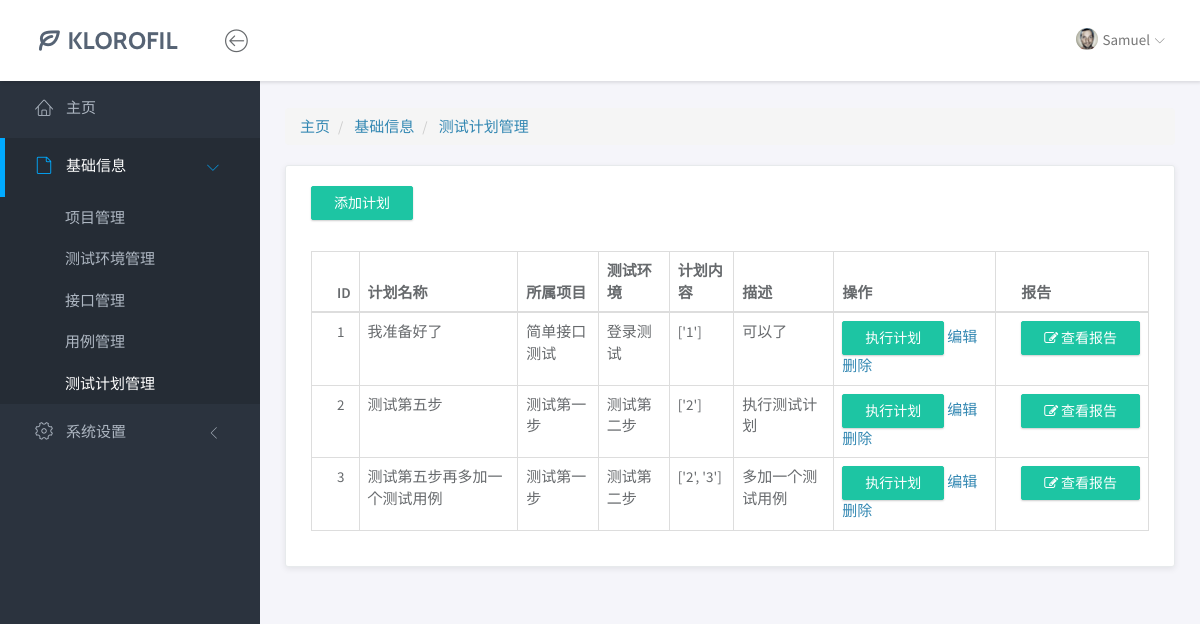
/base/plan/, run on an earlier commit of the app's database.
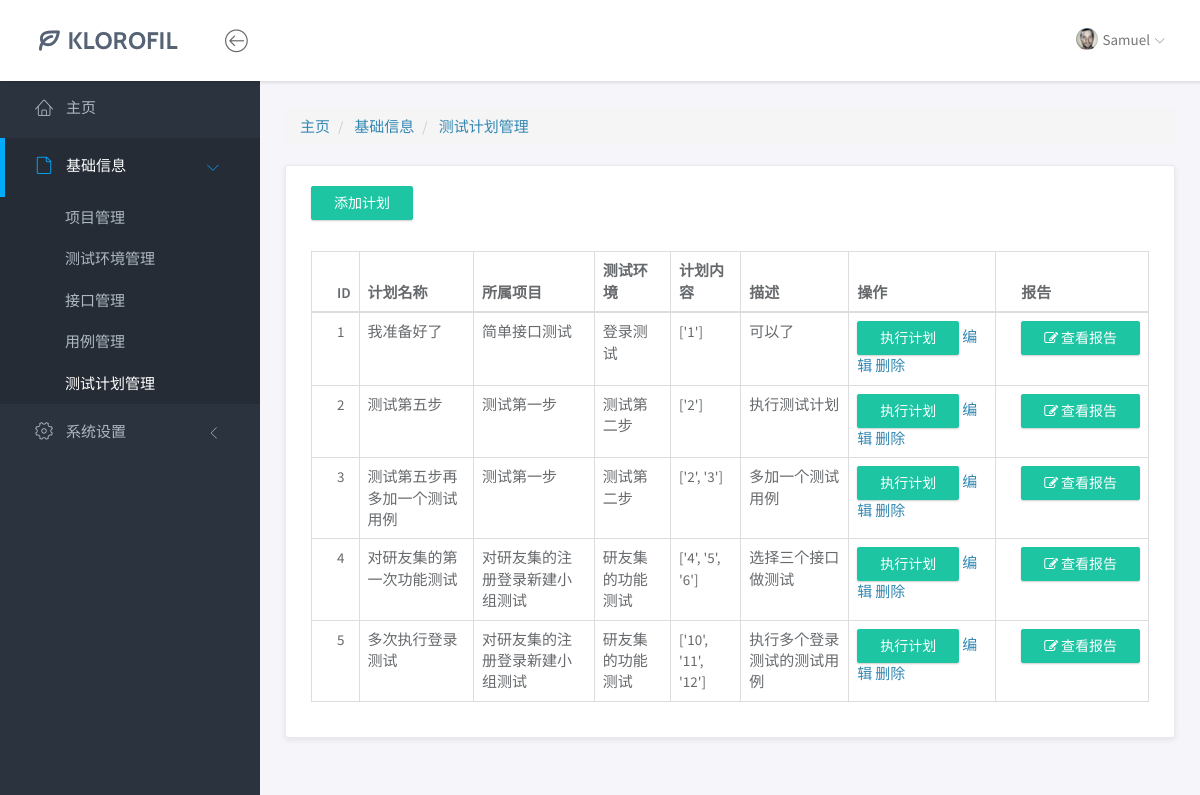
And on a later commit of the database.
### base/models.py (models this page shows, shortened)
class Plan(models.Model):
    plan_id = models.AutoField(primary_key=True, null=False)  # 计划ID
    plan_name = models.CharField(max_length=50)               # 计划名称
    project = models.ForeignKey('Project', on_delete=models.CASCADE)  # 所属项目（外键）
    environment = models.ForeignKey('Environment', on_delete=models.CASCADE)  # 执行环境（外键）
    description = models.CharField(max_length=200)           # 计划描述
    content = models.TextField()                             # 计划执行内容（JSON格式）

class Project(models.Model):
    prj_id = models.AutoField(primary_key=True, null=False)   # 项目ID
    prj_name = models.CharField(max_length=50)                # 项目名称
    sign = models.ForeignKey('Sign', on_delete=models.CASCADE)  # 关联的签名信息（外键）
    description = models.CharField(max_length=100)           # 项目描述
    def __str__(self):
        return self.prj_name

class Environment(models.Model):
    env_id = models.AutoField(primary_key=True, null=False)   # 环境ID
    env_name = models.CharField(max_length=50)                # 环境名称（如测试/生产）
    project = models.ForeignKey('Project', on_delete=models.CASCADE)  # 所属项目（外键）
    description = models.CharField(max_length=100)           # 环境描述
    url = models.CharField(max_length=100)                   # 环境基础URL
    private_key = models.CharField(max_length=50)            # 环境私有密钥
    def __str__(self):
        return self.env_name

### base/views/plan_views.py (the view)
# urls.py: path('plan/', plan_index),
def plan_index(request):
    plan_list = Plan.objects.all()
    return render(request, "base/plan/index.html", {"plan_list": plan_list})

### templates/base/plan/index.html (shortened to what this page needs)
{% extends "../../base.html" %}
{% block crumbs %}
<div class="row">
    <div class="col-md-12">
        <ol class="breadcrumb">
            <li>
                <a href="/yqjr/index">主页</a>
            </li>
            <li class="active">
                <a class="this">基础信息</a>
            </li>
            <li class="active">
                <a class="this-page">测试计划管理</a>
            </li>
        </ol>
    </div>
</div>
{% endblock %}
{% block body %}
<div class="row">
    <div class="col-md-12">
        <div class="panel">
            <div class="panel-heading">
                <a href="/base/plan_add/" class="btn btn-primary">添加计划</a>
            </div>
            <div class="panel-body">
                <table class="table table-bordered">
                    <thead>
                    <tr>
                        <th>ID</th>
                        <th>计划名称</th>
                        <th>所属项目</th>
                        <th>测试环境</th>
                        <th>计划内容</th>
                        <th>描述</th>
                        <th>操作</th>
                        <th>报告</th>
                    </tr>
                    </thead>
                    <tbody>
                    {% for plan in plan_list %}
                    <tr>
                        <td>{{ plan.plan_id }}</td>
                        <td>{{ plan.plan_name }}</td>
                        <td>{{ plan.project }}</td>
                        <td>{{ plan.environment }}</td>
                        <td>{{ plan.content }}</td>
                        <td>{{ plan.description }}</td>
                        <td>
                            <button class="btn btn-primary" onclick="run_button(this);">执行计划</button>
                            <a href="/base/plan_update?plan_id={{ plan.plan_id }}" class="layui-btn layui-btn-xs"
                               lay-event="edit">编辑</a>
                            <a href="/base/plan_delete?plan_id={{ plan.plan_id }}"
                               class="layui-btn layui-btn-danger layui-btn-xs" lay-event="del">删除</a>
                        </td>
                        <td>
                            <a class="btn btn-primary" href="/base/report/?plan_id={{plan.plan_id}}"><i class="fa fa-edit"></i>&nbsp;查看报告</a>
                        </td>
                    </tr>
                    {% endfor %}
                    </tbody>
                </table>
            </div>
        </div>
    </div>
</div>
{% endblock %}

What changed in the data, as far as the page shows it:
added Plan: plan_id "4", plan_name "对研友集的第一次功能测试", project "对研友集的注册登录新建小组测试", environment "研友集的功能测试", content "['4', '5', '6']", description "选择三个接口做测试"
added Plan: plan_id "5", plan_name "多次执行登录测试", project "对研友集的注册登录新建小组测试", environment "研友集的功能测试", content "['10', '11', '12']", description "执行多个登录测试的测试用例"
